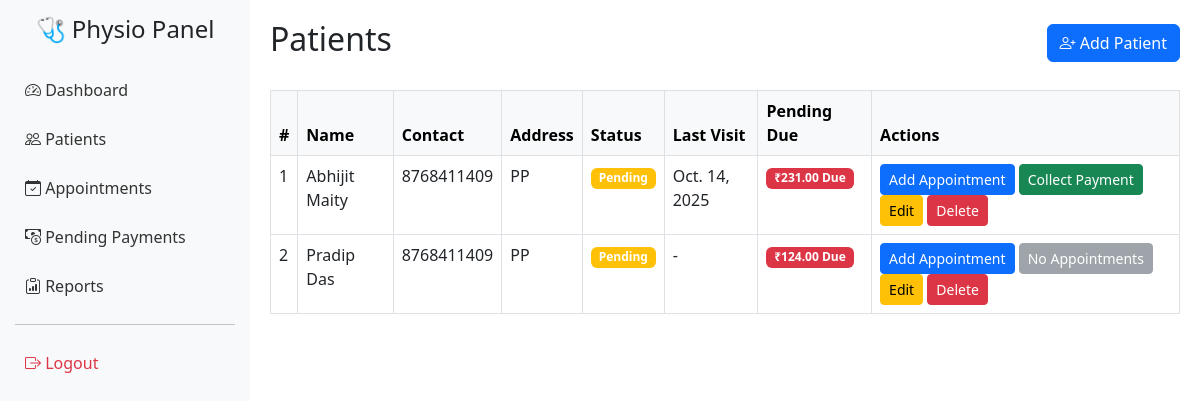
Before: /patients/ (signed in) with the older database file.
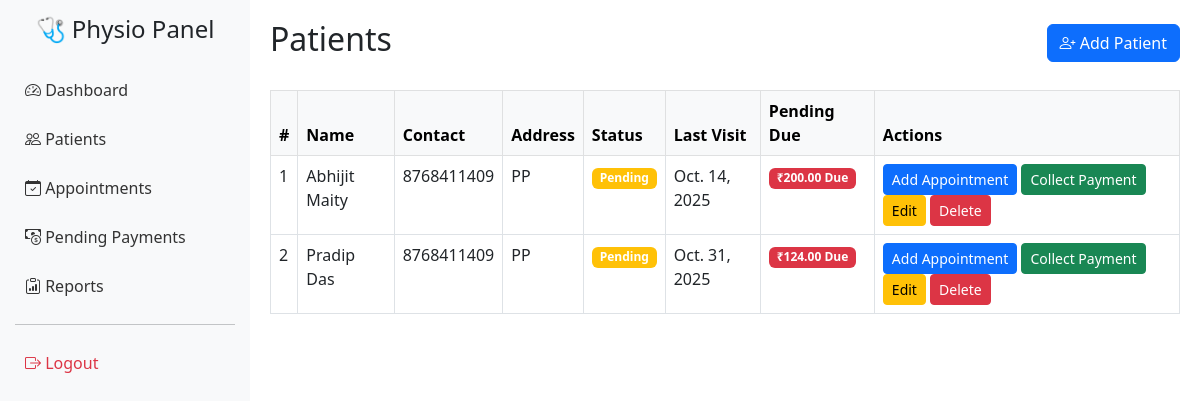
After: the same page with the newer database file.
### core/models.py (models this page shows, shortened)
class Patient(models.Model):
    STATUS_CHOICES = [
        ('New', 'New'),
        ('Regular', 'Regular'),
        ('Critical', 'Critical'),
    ]
    name = models.CharField(max_length=100)
    contact = models.CharField(max_length=15)
    address = models.TextField(blank=True, null=True)
    medical_notes = models.TextField(blank=True, null=True)
    status = models.CharField(max_length=10, choices=STATUS_CHOICES, default='New')
    total_fee = models.DecimalField(max_digits=8, decimal_places=2, default=0)
    pending_fee = models.DecimalField(max_digits=8, decimal_places=2, default=0)
    notes = models.TextField(blank=True, null=True)

### core/views.py (the view)
# urls.py: path("patients/", views.patients, name="patients"),
@login_required
def patients(request):
    patients_list = Patient.objects.all()
    for patient in patients_list:
        last_appointment = patient.appointment_set.order_by('-date').first()
        patient.last_visit = last_appointment.date if last_appointment else None
    return render(request, 'patients.html', {'patients': patients_list})

### templates/patients.html
{% extends 'base.html' %}
{% block content %}
<div class="d-flex justify-content-between align-items-center">
    <h2>Patients</h2>
    <a href="{% url 'add_patient' %}" class="btn btn-primary"><i class="bi bi-person-plus"></i> Add Patient</a>
</div>
<table class="table table-bordered mt-4">
    <thead class="table-light">
        <tr>
            <th>#</th>
            <th>Name</th>
            <th>Contact</th>
            <th>Address</th>
            <th>Status</th>
            <th>Last Visit</th>
            <th>Pending Due</th>
            <th>Actions</th>
        </tr>
    </thead>
    <tbody>
        {% for patient in patients %}
        <tr>
            <td>{{ forloop.counter }}</td>
            <td>{{ patient.name }}</td>
            <td>{{ patient.contact }}</td>
            <td>{{ patient.address|default:"-" }}</td>
            <td>
                {% if patient.pending_fee == 0 %}
                <span class="badge bg-success">Regular</span>
                {% else %}
                <span class="badge bg-warning">Pending</span>
                {% endif %}
            </td>
            <td>{{ patient.last_visit|default:"-" }}</td>
            <td>
                {% if patient.pending_fee > 0 %}
                <span class="badge bg-danger">₹{{ patient.pending_fee }} Due</span>
                {% else %}
                <span class="badge bg-success">Paid</span>
                {% endif %}
            </td>
            <td>
                <a href="{% url 'add_appointment' %}?patient_id={{ patient.id }}" class="btn btn-sm btn-primary">Add
                    Appointment</a>
                {% if patient.appointment_set.last %}
                <a href="{% url 'collect_payment' patient.appointment_set.last.id %}"
                    class="btn btn-sm btn-success">Collect Payment</a>
                {% else %}
                <button class="btn btn-sm btn-secondary" disabled>No Appointments</button>
                {% endif %}
                <a href="{% url 'edit_patient' patient.id %}" class="btn btn-sm btn-warning">Edit</a>
                <a href="{% url 'delete_patient' patient.id %}" class="btn btn-sm btn-danger">Delete</a>
            </td>
        </tr>
        {% empty %}
        <tr>
            <td colspan="8" class="text-center">No patients found.</td>
        </tr>
        {% endfor %}
    </tbody>
</table>
{% endblock %}

Changed rows visible on the page:
changed Patient "Abhijit Maity": pending_fee "231.00" → "200.00"
computed for Patient "Pradip Das": last_visit "-" → "Oct. 31, 2025"; text "No Appointments" → "Collect Payment"
